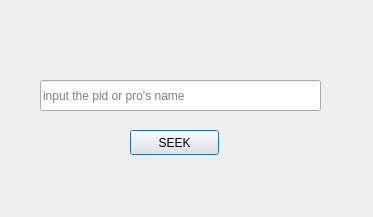
<?xml version="1.0" encoding="UTF-8"?>
<ui version="4.0">
 <class>Findpro</class>
 <widget class="QDialog" name="Findpro">
  <property name="geometry">
   <rect>
    <x>0</x>
    <y>0</y>
    <width>373</width>
    <height>217</height>
   </rect>
  </property>
  <property name="windowTitle">
   <string>Dialog</string>
  </property>
  <widget class="QLineEdit" name="lineEdit">
   <property name="geometry">
    <rect>
     <x>40</x>
     <y>80</y>
     <width>281</width>
     <height>31</height>
    </rect>
   </property>
   <property name="placeholderText">
    <string>input the pid or pro's name</string>
   </property>
  </widget>
  <widget class="QPushButton" name="pushButton">
   <property name="geometry">
    <rect>
     <x>130</x>
     <y>130</y>
     <width>89</width>
     <height>25</height>
    </rect>
   </property>
   <property name="text">
    <string>SEEK</string>
   </property>
  </widget>
 </widget>
 <resources/>
 <connections/>
</ui>
